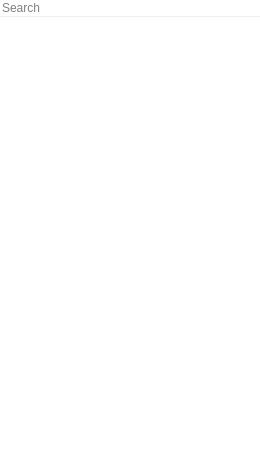
<?xml version="1.0" encoding="UTF-8"?>
<ui version="4.0">
 <class>MainWidget</class>
 <widget class="QWidget" name="MainWidget">
  <property name="geometry">
   <rect>
    <x>0</x>
    <y>0</y>
    <width>260</width>
    <height>455</height>
   </rect>
  </property>
  <property name="windowTitle">
   <string>Car Brands</string>
  </property>
  <property name="styleSheet">
   <string notr="true">
        border: 0;
        font: 12pt &quot;MS Shell Dlg 2&quot;;
      </string>
  </property>
  <layout class="QVBoxLayout" name="verticalLayout">
   <property name="spacing">
    <number>1</number>
   </property>
   <property name="leftMargin">
    <number>0</number>
   </property>
   <property name="topMargin">
    <number>0</number>
   </property>
   <property name="rightMargin">
    <number>0</number>
   </property>
   <property name="bottomMargin">
    <number>0</number>
   </property>
   <item>
    <layout class="QHBoxLayout" name="horizontalLayout">
     <property name="spacing">
      <number>0</number>
     </property>
    </layout>
   </item>
   <item>
    <widget class="QLineEdit" name="searchLine">
     <property name="frame">
      <bool>false</bool>
     </property>
     <property name="placeholderText">
      <string>Search</string>
     </property>
    </widget>
   </item>
   <item>
    <widget class="TreeWidget" name="tree">
     <property name="focusPolicy">
      <enum>Qt::NoFocus</enum>
     </property>
     <property name="frameShape">
      <enum>QFrame::NoFrame</enum>
     </property>
     <property name="editTriggers">
      <set>QAbstractItemView::DoubleClicked</set>
     </property>
     <property name="selectionMode">
      <enum>QAbstractItemView::NoSelection</enum>
     </property>
     <property name="expandsOnDoubleClick">
      <bool>false</bool>
     </property>
     <attribute name="headerVisible">
      <bool>false</bool>
     </attribute>
    </widget>
   </item>
  </layout>
 </widget>
 <layoutdefault spacing="6" margin="11"/>
 <customwidgets>
  <customwidget>
   <class>TreeWidget</class>
   <extends>QTreeView</extends>
   <header>treewidget.h</header>
   <slots>
    <slot>search(QString)</slot>
   </slots>
  </customwidget>
 </customwidgets>
 <resources/>
 <connections>
  <connection>
   <sender>searchLine</sender>
   <signal>textChanged(QString)</signal>
   <receiver>tree</receiver>
   <slot>search(QString)</slot>
   <hints>
    <hint type="sourcelabel">
     <x>129</x>
     <y>13</y>
    </hint>
    <hint type="destinationlabel">
     <x>129</x>
     <y>239</y>
    </hint>
   </hints>
  </connection>
 </connections>
</ui>
